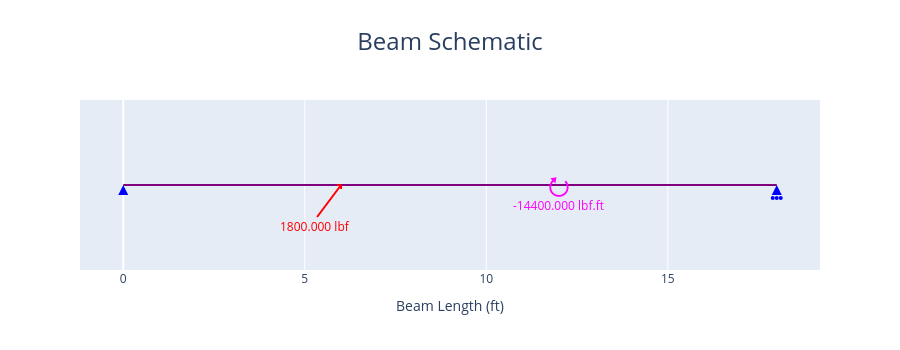

The cell this chart's notebook holds for it:
### Code cell
fig = beam.plot_beam_diagram()
fig.show()

### Figure 1 — Plotly figure (JSON) as saved in the notebook; plotly's stock layout.template omitted (floating-point values rounded to 4 significant figures)
{"data": [{"hoverinfo": "skip", "hovertemplate": "%{x} %{meta[0]}", "line": {"color": "purple", "width": 2}, "meta": ["ft"], "mode": "lines", "name": "Beam_", "type": "scatter", "x": [0, 18], "y": [0, 0]}, {"hoverinfo": "skip", "hovertemplate": "x: %{x:.3f} %{meta[1]}<br>Fixed: %{meta[0]}", "marker": {"color": "blue", "size": 10, "symbol": "triangle-up"}, "meta": ["[1, 1, 0]", "m"], "mode": "markers", "name": "Support", "opacity": 0, "showlegend": false, "type": "scatter", "x": [0], "y": [0]}, {"fill": "toself", "hoverinfo": "skip", "marker": {"color": "blue", "size": 10, "symbol": "arrow-up"}, "mode": "markers", "name": "Support", "showlegend": false, "type": "scatter", "x": [0], "y": [0]}, {"hoverinfo": "skip", "hovertemplate": "x: %{x:.3f} %{meta[1]}<br>Fixed: %{meta[0]}", "marker": {"color": "blue", "size": 10, "symbol": "triangle-up"}, "meta": ["[0, 1, 0]", "m"], "mode": "markers", "name": "Support", "opacity": 0, "showlegend": false, "type": "scatter", "x": [18], "y": [0]}, {"fill": "toself", "hoverinfo": "skip", "marker": {"color": "blue", "size": 10, "symbol": "arrow-up"}, "mode": "markers", "name": "Support", "showlegend": false, "type": "scatter", "x": [18], "y": [0]}, {"hoverinfo": "skip", "hovertemplate": "x: %{meta[1]:.3f} %{meta[2]}<br>Force: %{meta[0]:.3f} %{meta[3]}            <br>Angle: %{meta[5]:.3f} deg", "marker": {"color": "red", "size": 10, "symbol": "triangle-up"}, "meta": [1800, 6, "ft", "lbf", "lbf.ft", 53.13], "mode": "markers", "name": "Point<br>Load", "opacity": 0, "showlegend": false, "type": "scatter", "x": [6], "y": [0]}, {"hoverinfo": "skip", "hovertemplate": "x: %{meta[1]:.3f} %{meta[2]}<br>Moment: %{meta[0]:.3f} %{meta[4]}", "marker": {"color": "magenta", "size": 10, "symbol": "triangle-up"}, "meta": [-14400, 12, "ft", "lbf", "lbf.ft"], "mode": "markers", "name": "Point<br>Torque", "opacity": 0, "showlegend": false, "type": "scatter", "x": [12], "y": [0]}], "layout": {"annotations": [{"font": {"color": "red"}, "showarrow": false, "text": "1800.000 lbf", "x": 6, "xref": "x", "xshift": -26.4, "y": 0, "yref": "y", "yshift": -41.6}, {"font": {"color": "magenta", "size": 26}, "showarrow": false, "text": "⭮", "x": 12, "y": 0, "yshift": 0}, {"font": {"color": "magenta"}, "showarrow": false, "text": "-14400.000 lbf.ft", "x": 12, "xref": "x", "y": 0, "yref": "y", "yshift": -20}], "height": 350, "hovermode": "x", "shapes": [{"fillcolor": "blue", "line": {"color": "blue"}, "type": "circle", "x0": -1, "x1": 1, "xanchor": 18, "xref": "x", "xsizemode": "pixel", "y0": -14, "y1": -12, "yanchor": 0, "yref": "y", "ysizemode": "pixel"}, {"fillcolor": "blue", "line": {"color": "blue"}, "type": "circle", "x0": -5, "x1": -3, "xanchor": 18, "xref": "x", "xsizemode": "pixel", "y0": -14, "y1": -12, "yanchor": 0, "yref": "y", "ysizemode": "pixel"}, {"fillcolor": "blue", "line": {"color": "blue"}, "type": "circle", "x0": 3, "x1": 5, "xanchor": 18, "xref": "x", "xsizemode": "pixel", "y0": -14, "y1": -12, "yanchor": 0, "yref": "y", "ysizemode": "pixel"}, {"line": {"color": "red", "width": 2}, "type": "line", "x0": 0, "x1": 0, "xanchor": 6, "xref": "x", "xsizemode": "pixel", "y0": 0, "y1": -4, "yanchor": 0, "yref": "y", "ysizemode": "pixel"}, {"line": {"color": "red", "width": 2}, "type": "line", "x0": 0, "x1": -4, "xanchor": 6, "xref": "x", "xsizemode": "pixel", "y0": 0, "y1": 0, "yanchor": 0, "yref": "y", "ysizemode": "pixel"}, {"line": {"color": "red", "width": 2}, "type": "line", "x0": 0, "x1": -24, "xanchor": 6, "xref": "x", "xsizemode": "pixel", "y0": 0, "y1": -32, "yanchor": 0, "yref": "y", "ysizemode": "pixel"}], "showlegend": false, "title": {"font": {"size": 24}, "text": "Beam Schematic", "x": 0.5}, "xaxis": {"title": {"text": "Beam Length (ft)"}}, "yaxis": {"fixedrange": true, "range": [-3, 3], "visible": false}}}
